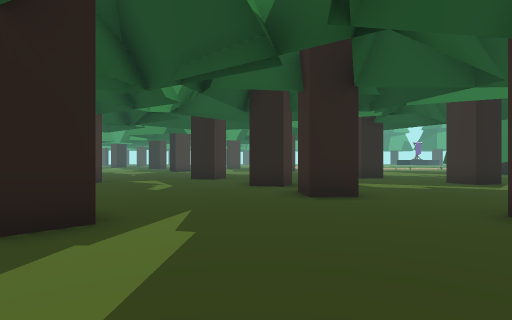
View 1 (above)

20 first-person views from a walk through a scene from a Unity 3-D project. The camera is 1.5 m above the floor, looks level and sees 80° across. The floor is counted in squares, 2 m on a side. Each view is taken from the middle of a square. On the plan, view 1 faces up. The plan holds only what a view shows up to about 10 squares ahead; the rest is blank. The place goes on beyond the plan.

View 2
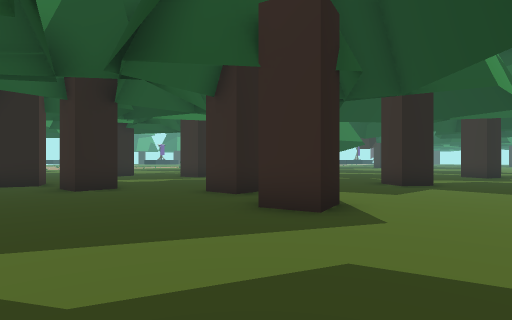

View 3
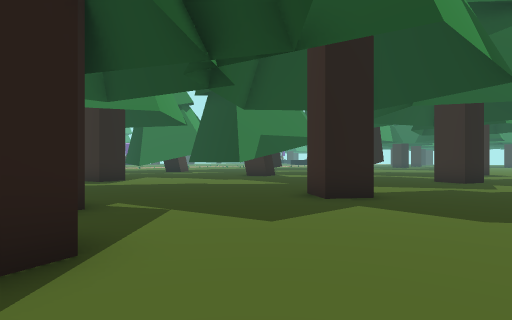

View 4
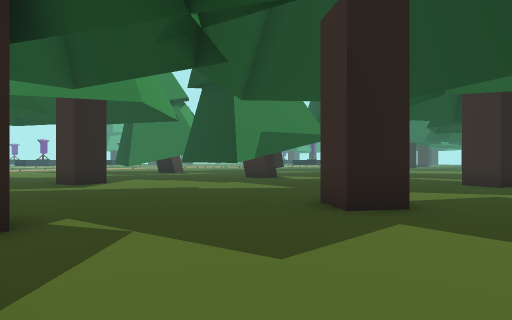

View 5
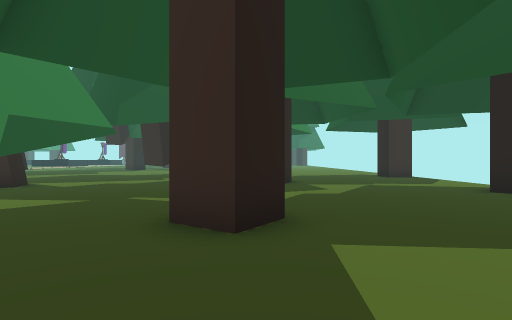

View 6
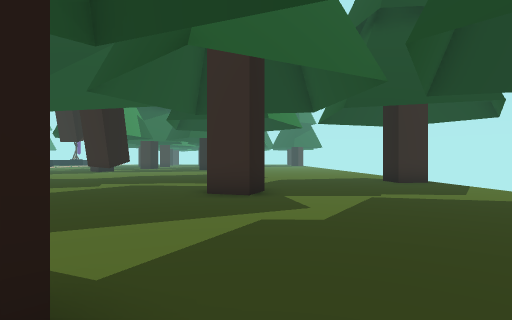

View 7
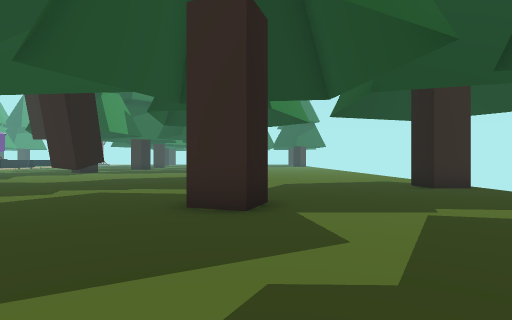

View 8
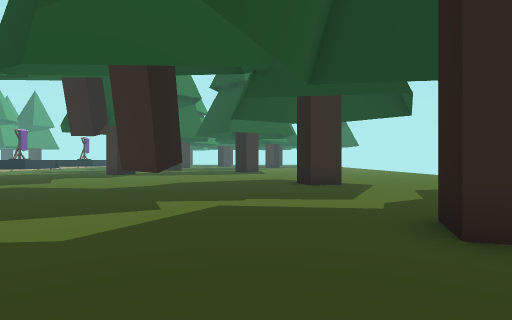

View 9
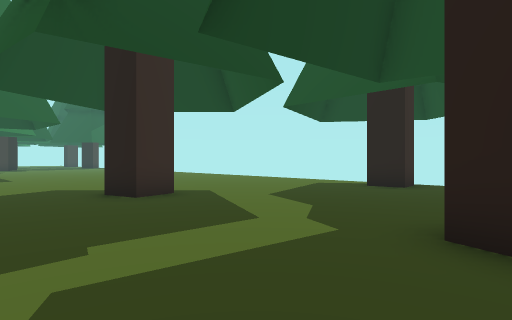

View 10
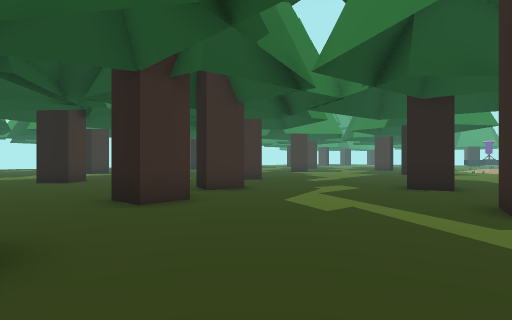

View 11
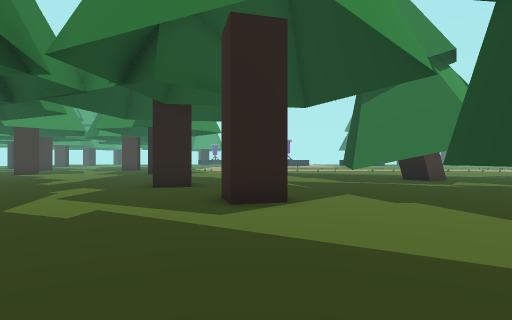

View 12
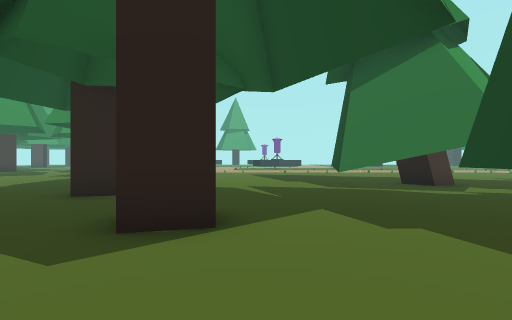

View 13
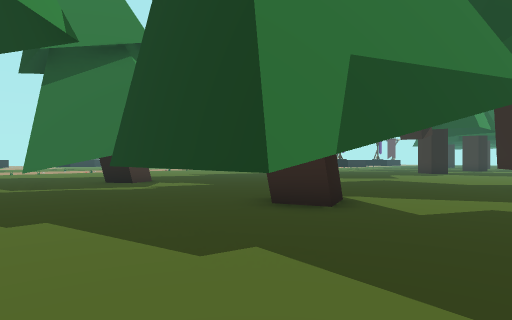

View 14
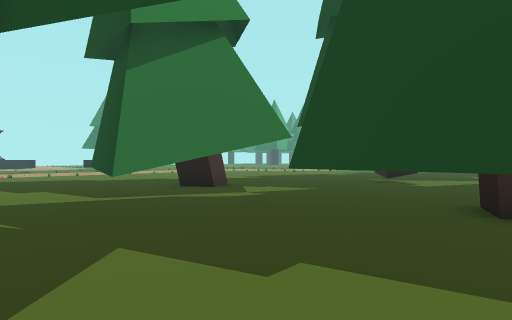

View 15
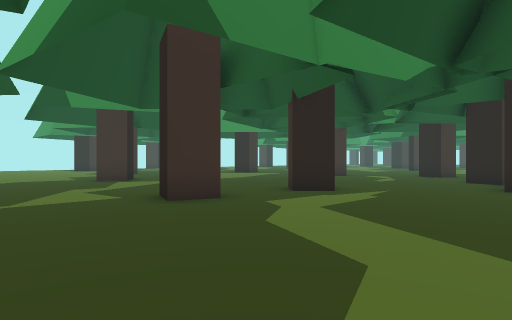

View 16
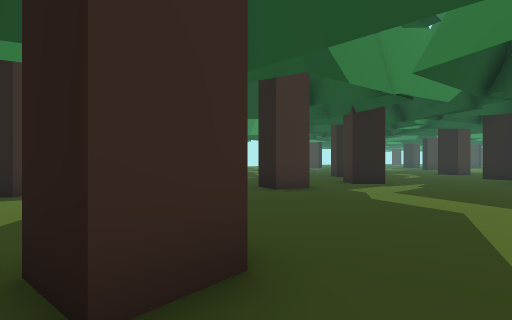

View 17
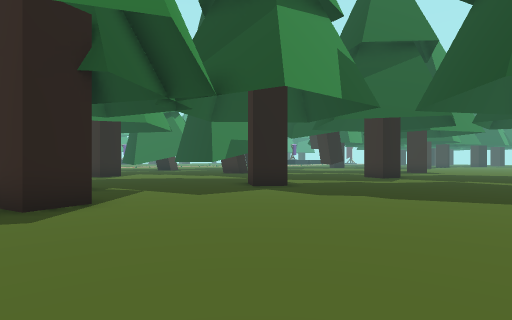

View 18
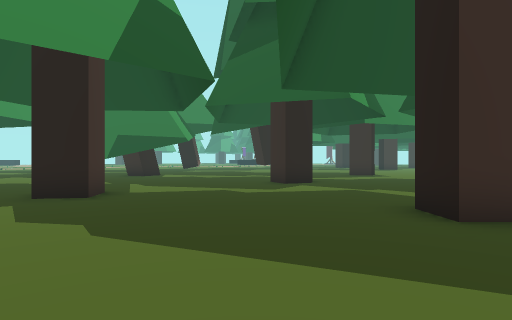

View 19
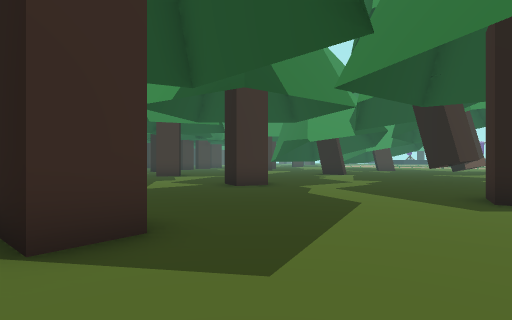

View 20
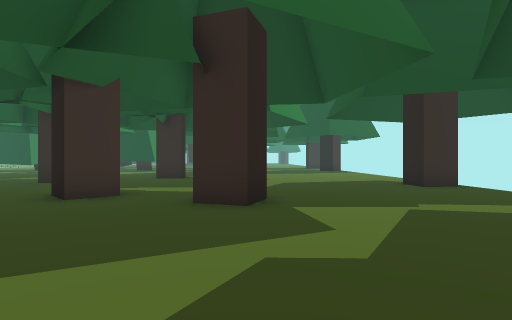

### Floor plan
Key: @ floor where view 1 was taken; # wall or solid block; . floor; T thing the floor can be seen under or through.
Columns run from 10 left of view 1 to 22 right of it. Each row starts with its distance up from view 1.
 20                    ..
 19                    ...
 18                    ..#
 17                    ..#..
 16           ...  ......#.# ..
 15           ...  .....#..#...
 14          ..... ......#.....
 13          .....##....... ....
 12           ..................##
 11           ............. ...... ..
 10      ............#...T...........
  9      .....##.........T...........
  8       ...............T.##........
  7      #.....##........T...........
  6      #................. .....##..
  5      .........................#..
  4      ..##.....#..................
  3     ...#.........................
  2    ................#.............
  1   ....#......#.....#.....#.....##
  0  .....##..@..............#.......
 -1 .................................
 -2 .................................
 -3     .............................
 -4      ............................
 -5     #.....#.. ........#.....##..
 -6        .... .    . .... ....... .

Where each view was taken, in squares from view 1:
view 1: 0 up, 0 right, facing up
view 2: 2 down, 1 left, facing up-right
view 3: 2 down, 3 right, facing up-right
view 4: 1 down, 4 right, facing up-right
view 5: 1 up, 5 right, facing right
view 6: 0 up, 8 right, facing right
view 7: 0 up, 10 right, facing right
view 8: 3 up, 12 right, facing right
view 9: 4 up, 15 right, facing down-right
view 10: 4 up, 7 right, facing up-left
view 11: 4 up, 7 right, facing up
view 12: 6 up, 8 right, facing up
view 13: 5 up, 9 right, facing up-right
view 14: 8 up, 8 right, facing up-right
view 15: 3 down, 2 right, facing up-left
view 16: 6 down, 2 right, facing up-left
view 17: 5 down, 2 right, facing up-right
view 18: 6 down, 7 right, facing up-right
view 19: 6 down, 22 right, facing up-left
view 20: 0 up, 9 left, facing right
